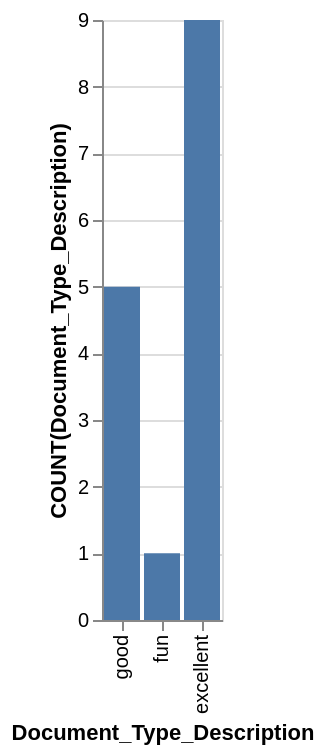

This figure's Vega-Lite source:
### Vega-Lite specification from a JSON file in a GitHub repository (floating-point values rounded to 4 significant figures)
{"data": {"values": [{"x_data": "excellent", "y_data": 9}, {"x_data": "fun", "y_data": 1}, {"x_data": "good", "y_data": 5}]}, "mark": "bar", "encoding": {"x": {"field": "x_data", "type": "nominal", "title": "Document_Type_Description", "sort": "descending"}, "y": {"field": "y_data", "type": "quantitative", "title": "COUNT(Document_Type_Description)"}}}
